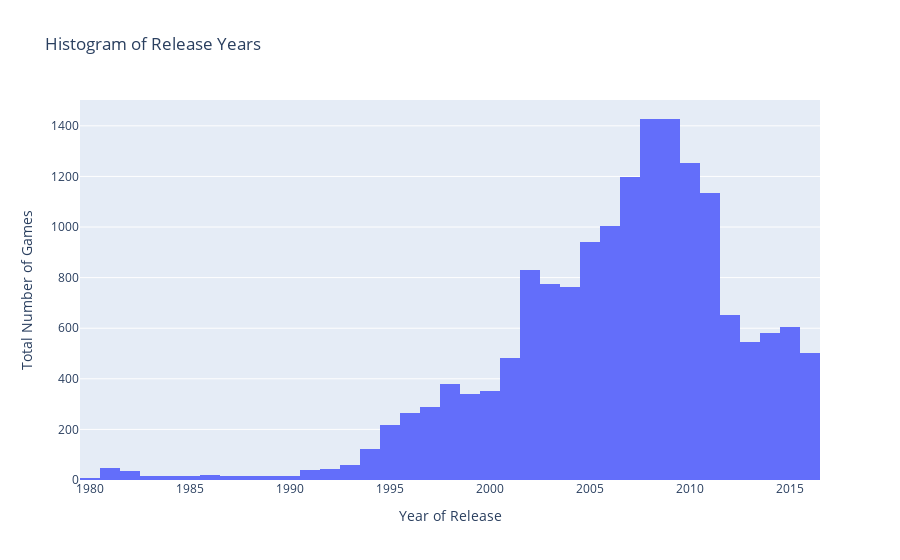

Notebook code for this chart:
### Markdown cell above
### Filtering Data

1. Look at how many games were released in different years. Is the data for every period significant? Determine what period you should take data for.

### Code cell
#Filtering placeholder values
df_filtered = df[df['year_of_release'] != 0]

# Displaying a histogram of release year
release_year = px.histogram(df_filtered, x='year_of_release', title='Histogram of Release Years')
release_year.update_layout(xaxis_title='Year of Release', yaxis_title='Total Number of Games')

### Figure 1 — Plotly figure (JSON) as saved in the notebook; plotly's stock layout.template omitted (floating-point values rounded to 4 significant figures; data arrays with more than 128 entries replaced by an {"elided": "..."} marker saying what was removed)
{"data": [{"alignmentgroup": "True", "bingroup": "x", "hovertemplate": "year_of_release=%{x}<br>count=%{y}<extra></extra>", "legendgroup": "", "marker": {"color": "#636efa", "pattern": {"shape": ""}}, "name": "", "offsetgroup": "", "orientation": "v", "showlegend": false, "type": "histogram", "x": {"elided": "16443 int values"}, "xaxis": "x", "yaxis": "y"}], "layout": {"barmode": "relative", "legend": {"tracegroupgap": 0}, "title": {"text": "Histogram of Release Years"}, "xaxis": {"anchor": "y", "domain": [0, 1], "title": {"text": "Year of Release"}}, "yaxis": {"anchor": "x", "domain": [0, 1], "title": {"text": "Total Number of Games"}}}}
